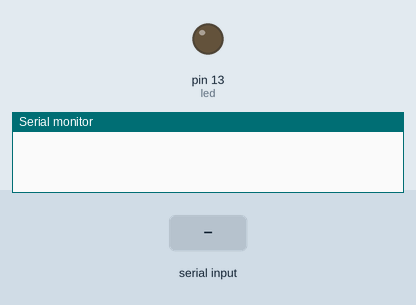
The sketch below on a simulated Arduino Uno, built with avr-gcc and run on an emulated ATmega328P. Parts: output pins drawn as LEDs (lit = HIGH), the last lines printed to the serial monitor. The inputs (shaded band) are chosen by the test bench.

Above: at 1.2 s.
1.3 s: "ON\n" received over the second serial link
At 2.5 s:
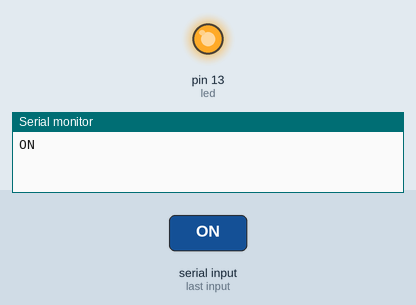
2.8 s: "OFF\n" received over the second serial link
At 3.8 s:
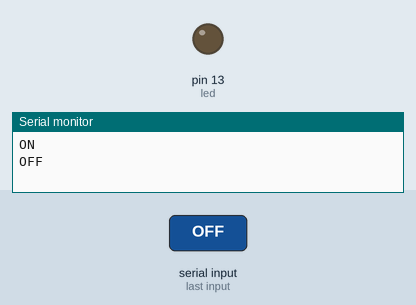
Timing chart, 0 to 5.8 s (numbered marks = the images above; inputs shaded):
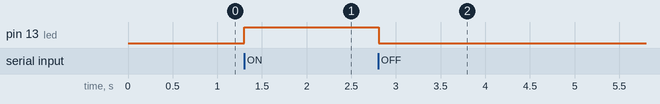

Measured:
- after the input at 1.3 s, pin 13 (led): LOW → HIGH at once
- after the input at 2.8 s, pin 13 (led): HIGH → LOW at once

The sketch:

BT_LED_SERIAL.ino
```cpp
#include <SoftwareSerial.h>
SoftwareSerial BT_Serial(7, 8);
int led = 13;

void setup() {
    BT_Serial.begin(9600);
    Serial.begin(9600);
    pinMode(led, OUTPUT);
    digitalWrite(led, LOW);
}

void loop() {
    while (BT_Serial.available()) {
        String message = BT_Serial.readStringUntil('\n');
        BT_Serial.println(message);
        Serial.println(message);

        if (message == "ON") {
            digitalWrite(led, HIGH);
        }
        if (message == "OFF") {
            digitalWrite(led, LOW);
        }
    }
}
```
